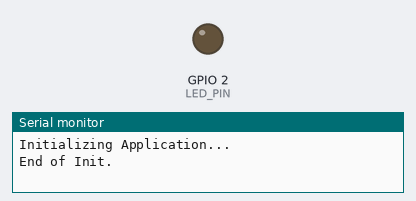
Bench run of a program on a simulated ESP32. On the bench: output pins drawn as LEDs (lit = HIGH), the last lines printed to the serial monitor.

Above: at 0.1 s.
At 29.1 s:
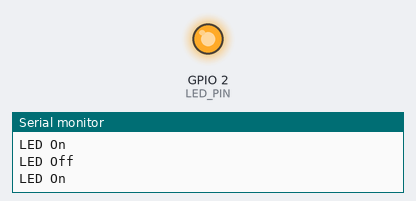
Timing chart, 0 to 40.0 s (numbered marks = the images above):
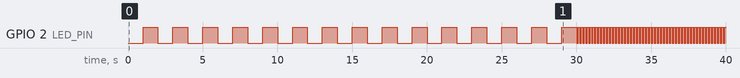

Measured:
- by itself, GPIO 2 (LED_PIN): goes 14 × (HIGH 1.0 s, LOW 1.0 s), HIGH 1.0 s, 49 × (LOW 0.10 s, HIGH 0.10 s), LOW 0.10 s, then HIGH

The program:

main.cpp
```cpp
#include <Arduino.h>
#include "config.h"
#include "chenillard.h"

hw_timer_t *cycle_timer = NULL;
hw_timer_t *blink_timer = NULL;
portMUX_TYPE cycleTimerMux = portMUX_INITIALIZER_UNLOCKED;
portMUX_TYPE blinkTimerMux = portMUX_INITIALIZER_UNLOCKED;

ChenillardStates chenillardState = CycleA;
LedStates ledState = LedOff;

volatile bool blinkFlag = false;
volatile bool cycleFlag = false;

void SystemConfig();
void TimerConfig();
void DigitalIoConfig();
void ApplicationConfig();
void FsmChenillard();
void FsmBlink();

void IRAM_ATTR OnCycleEnd() {
  portENTER_CRITICAL(&cycleTimerMux);
  cycleFlag = true;
  portEXIT_CRITICAL(&cycleTimerMux);
}

void IRAM_ATTR OnBlinkEnd() {
  portENTER_CRITICAL(&blinkTimerMux);
  blinkFlag = true;
  portEXIT_CRITICAL(&blinkTimerMux);
}

void setup() {
  SystemConfig();
  ApplicationConfig();
}

void loop() {
  FsmChenillard();
  FsmBlink();
  delay(5);
}

void SystemConfig() {
  Serial.begin(115200);
  TimerConfig();
  DigitalIoConfig();
}

void TimerConfig() {
  cycle_timer = timerBegin(0, 80, true);
  timerAttachInterrupt(cycle_timer, &OnCycleEnd, true);
  timerAlarmWrite(cycle_timer, THIRTY_SECOND, true);
  timerAlarmEnable(cycle_timer);

  blink_timer = timerBegin(1, 80, true);
  timerAttachInterrupt(blink_timer, &OnBlinkEnd, true);
  timerAlarmWrite(blink_timer, ONE_HZ, true);
  timerAlarmEnable(blink_timer);
}

void DigitalIoConfig() {
  pinMode(LED_PIN, OUTPUT);
}

void ApplicationConfig() {
  Serial.println("Initializing Application...");
  digitalWrite(LED_PIN, LED_OFF);
  Serial.println("End of Init.");
}

void FsmChenillard() {
  switch (chenillardState) {
    case CycleA:
      if (cycleFlag) {
        cycleFlag = false;
        chenillardState = CycleB;
        timerAlarmDisable(blink_timer);  // Disable the previous blink timer
        timerAlarmWrite(blink_timer, TEN_HZ, true);  // Set blink frequency to 10 Hz
        timerAlarmEnable(blink_timer);  // Enable the blink timer
        Serial.println("Cycle B");
      }
      break;
    case CycleB:
      if (cycleFlag) {
        cycleFlag = false;
        chenillardState = CycleC;
        timerAlarmDisable(blink_timer);
        timerAlarmWrite(blink_timer, FIFTY_HZ, true);  // Set blink frequency to 50 Hz
        timerAlarmEnable(blink_timer);
        Serial.println("Cycle C");
      }
      break;
    case CycleC:
      if (cycleFlag) {
        cycleFlag = false;
        chenillardState = CycleA;
        timerAlarmDisable(blink_timer);
        timerAlarmWrite(blink_timer, ONE_HZ, true);  // Set blink frequency back to 1 Hz
        timerAlarmEnable(blink_timer);
        Serial.println("Cycle A");
      }
      break;
  }
}

void FsmBlink() {
  switch (ledState) {
    case LedOn:
      if (blinkFlag) {
        blinkFlag = false;
        digitalWrite(LED_PIN, LED_OFF);
        ledState = LedOff;
        Serial.println("LED Off");
      }
      break;
    case LedOff:
      if (blinkFlag) {
        blinkFlag = false;
        digitalWrite(LED_PIN, LED_ON);
        ledState = LedOn;
        Serial.println("LED On");
      }
      break;
  }
}
```

chenillard.h
```cpp
enum ChenillardStates { CycleA, CycleB, CycleC };
enum LedStates { LedOn, LedOff };
```

config.h
```cpp
#define LED_PIN        2
#define LED_ON         1
#define LED_OFF        0

#define THIRTY_SECOND     30000000  // 30 seconds
#define ONE_HZ      1000000   // 1 Hz (1 second)
#define TEN_HZ     100000    // 10 Hz (100 ms)
#define FIFTY_HZ     20000     // 50 Hz (20 ms)
```
